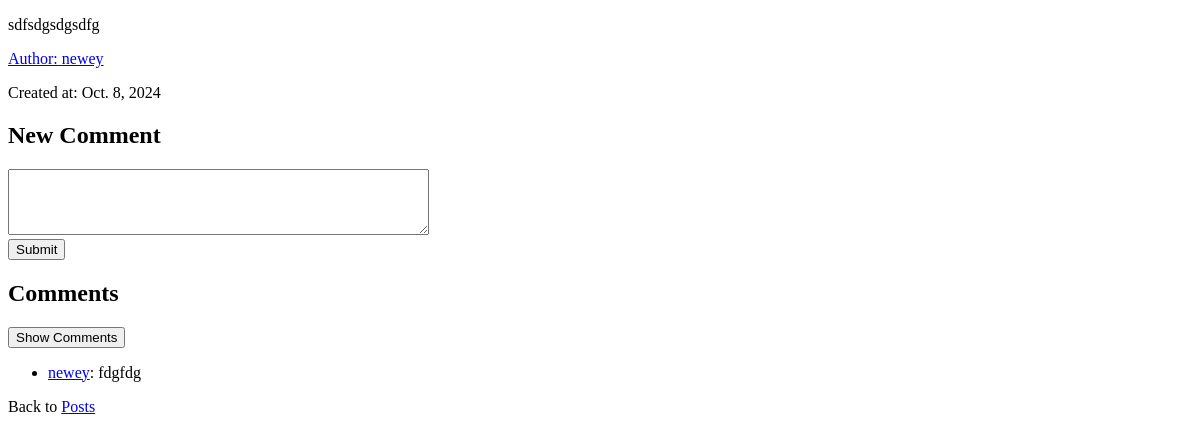
The app's page /blog/posts/2/comment, older data.
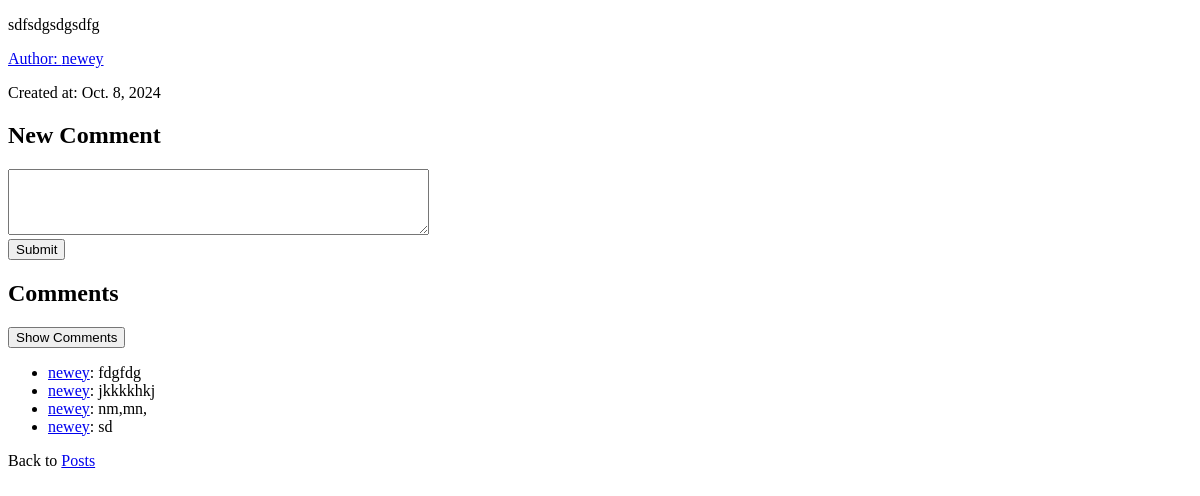
The same page, newer data.
### blog/models.py (models this page shows, shortened)
class Post(models.Model):
    title = models.CharField(max_length=100)
    content = models.TextField()
    created_at = models.DateField(auto_now_add=True)
    author = models.ForeignKey(User, on_delete=models.CASCADE)
    class Meta():
        verbose_name = "Post"
        verbose_name_plural = "Posts"

class Comment(models.Model):
    content = models.TextField()
    created_at = models.DateTimeField(auto_now_add=True)
    post = models.ForeignKey(Post, on_delete=models.CASCADE)
    author = models.ForeignKey(User, on_delete=models.CASCADE)
    class Meta():
        verbose_name = "Comment"
        verbose_name_plural = "Comments"

### blog/views.py (the view)
# urls.py: path('posts/<int:id>/comment', views.comment_list, name="comment_list"),
def comment_list(request, id):
    post = Post.objects.get(id = id)
    comments = Comment.objects.filter(post=post)
    template = loader.get_template('post_details.html')
    context = {
        "post": post,
        "comments": comments,
    }
    return HttpResponse(template.render(context, request))

### blog/templates/post_details.html (shortened to what this page needs)
{% extends "master.html" %}
{% block content %}
    <p>{{ post.content }}</p>
    <p><a href="{% url 'profile_view' post.author.id %}">Author: {{ post.author }}</a></p>
    <p>Created at: {{ post.created_at }}</p>
    <h2>New Comment</h2>
    <form action="{% url 'comment_add' post.id %}" method="POST">
        <textarea name="content" required rows="4" cols="50"></textarea><br>
        <button type="submit">Submit</button>
    </form>
    <h2>Comments</h2>
    <a href="{% url 'comment_list' post.id %}"><button>Show Comments</button></a>
    <ul>
        {% for comment in comments %}
            <li><a href="{% url 'profile_view' comment.author.id %}">{{ comment.author }}</a>: {{ comment.content }}</li>
        {% empty %}
            <li>No comments yet.</li>
        {% endfor %}
    </ul>
    <p>Back to <a href="{% url 'posts' %}">Posts</a></p>
{% endblock %}

### blog/templates/master.html (shortened to what this page needs)
<!DOCTYPE html>
<html>
    <head>
    </head>
    <body>
        {% block content %}
        {% endblock %}
    </body>
</html>

Row changes from the older to the newer data that the page shows:
added Comment: author "newey", content "jkkkkhkj"
added Comment: author "newey", content "nm,mn,"
added Comment: author "newey", content "sd"
